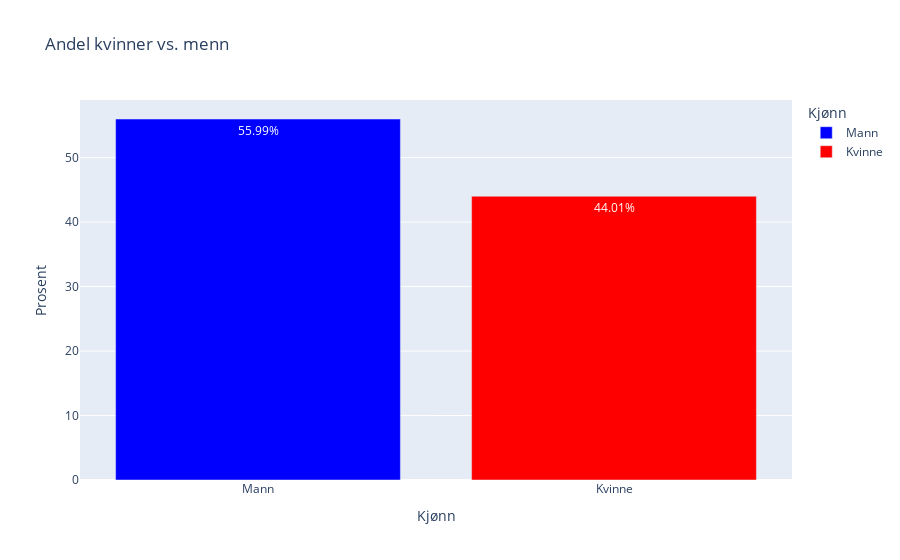

The notebook cell this image was saved under:
### Markdown cell above
# Visualisering --> kjøre koordinerte farger

## (Ikke-helserelaterte variabler)

#### Kjønnsrelaterte sammenhenger
Vi ønsker å få en oversikt over andel pasienter som er kvinner og menn

### Code cell
# Andel kvinner og menn

kjonn_data = pd.melt(X_train, value_vars=["kjønn_female", "kjønn_male"], var_name="Kjønn", value_name="Verdi")

kjonn_data['Kjønn'] = kjonn_data['Kjønn'].map({'kjønn_female': 'Kvinne', 'kjønn_male': 'Mann'})

kjonn_data = kjonn_data[kjonn_data['Verdi'] == 1]

total_count = kjonn_data.shape[0]
kjonn_percent = kjonn_data['Kjønn'].value_counts(normalize=True) * 100
kjonn_percent = kjonn_percent.reset_index()
kjonn_percent.columns = ['Kjønn', 'Prosent']

kjonn_figure = px.bar(kjonn_percent, x='Kjønn', y='Prosent', 
                      title='Andel kvinner vs. menn',
                      color='Kjønn',
                      color_discrete_map={"Kvinne": "red", "Mann": "blue"},
                      text='Prosent') 

kjonn_figure.update_traces(texttemplate='%{text:.2f}%', textposition='inside')

kjonn_figure.show()

### Figure 1 — Plotly figure (JSON) as saved in the notebook; plotly's stock layout.template omitted (floating-point values rounded to 4 significant figures)
{"data": [{"alignmentgroup": "True", "hovertemplate": "Kjønn=%{x}<br>Prosent=%{text}<extra></extra>", "legendgroup": "Mann", "marker": {"color": "blue", "pattern": {"shape": ""}}, "name": "Mann", "offsetgroup": "Mann", "orientation": "v", "showlegend": true, "text": [55.99], "textposition": "inside", "texttemplate": "%{text:.2f}%", "type": "bar", "x": ["Mann"], "xaxis": "x", "y": [55.99], "yaxis": "y"}, {"alignmentgroup": "True", "hovertemplate": "Kjønn=%{x}<br>Prosent=%{text}<extra></extra>", "legendgroup": "Kvinne", "marker": {"color": "red", "pattern": {"shape": ""}}, "name": "Kvinne", "offsetgroup": "Kvinne", "orientation": "v", "showlegend": true, "text": [44.01], "textposition": "inside", "texttemplate": "%{text:.2f}%", "type": "bar", "x": ["Kvinne"], "xaxis": "x", "y": [44.01], "yaxis": "y"}], "layout": {"barmode": "relative", "legend": {"title": {"text": "Kjønn"}, "tracegroupgap": 0}, "title": {"text": "Andel kvinner vs. menn"}, "xaxis": {"anchor": "y", "categoryarray": ["Mann", "Kvinne"], "categoryorder": "array", "domain": [0, 1], "title": {"text": "Kjønn"}}, "yaxis": {"anchor": "x", "domain": [0, 1], "title": {"text": "Prosent"}}}}
